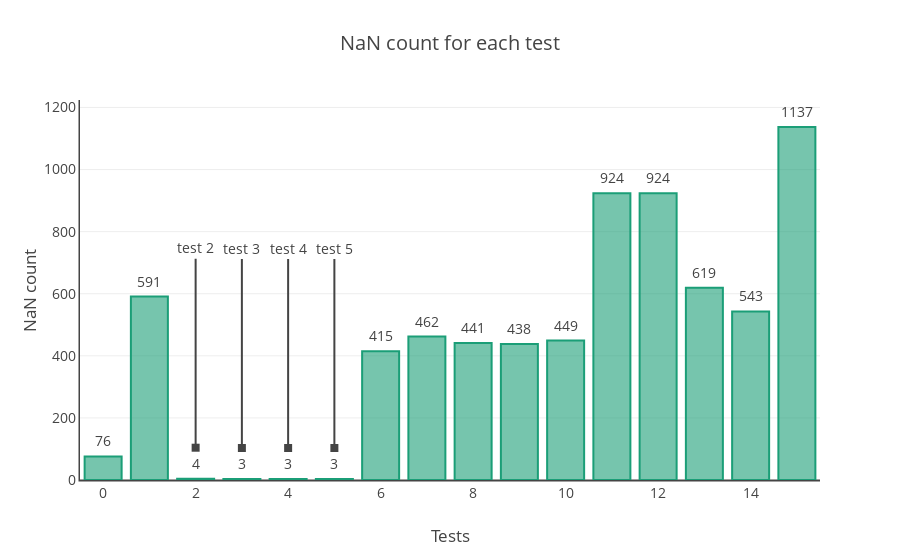

Here is the notebook cell this chart was saved with:
### Code cell
nan_count_bar = plot_count_nan(
    df_wide.iloc[:, df_wide.columns != 'muscle'],
    title='NaN count for each test',
    xtitle='Tests',
    ytitle='NaN count')
py.iplot(nan_count_bar, filename='mvc/nan_count_bar')

### Figure 1 — Plotly figure (JSON) as saved in the notebook; plotly's stock layout.template omitted (floating-point values rounded to 4 significant figures)
{"data": [{"marker": {"color": "rgba(27, 158, 119, 0.6)", "line": {"color": "rgba(27, 158, 119, 1.0)", "width": 2}}, "type": "bar", "x": ["0", "1", "2", "3", "4", "5", "6", "7", "8", "9", "10", "11", "12", "13", "14", "15"], "y": [76, 591, 4, 3, 3, 3, 415, 462, 441, 438, 449, 924, 924, 619, 543, 1137]}], "layout": {"annotations": [{"font": {"size": 14}, "showarrow": false, "text": 76, "x": "0", "y": 126}, {"font": {"size": 14}, "showarrow": false, "text": 591, "x": "1", "y": 641}, {"font": {"size": 14}, "showarrow": false, "text": 4, "x": "2", "y": 54}, {"arrowhead": 7, "ax": 0, "ay": -200, "font": {"size": 14}, "showarrow": true, "text": "test 2", "x": "2", "y": 104}, {"font": {"size": 14}, "showarrow": false, "text": 3, "x": "3", "y": 53}, {"arrowhead": 7, "ax": 0, "ay": -200, "font": {"size": 14}, "showarrow": true, "text": "test 3", "x": "3", "y": 103}, {"font": {"size": 14}, "showarrow": false, "text": 3, "x": "4", "y": 53}, {"arrowhead": 7, "ax": 0, "ay": -200, "font": {"size": 14}, "showarrow": true, "text": "test 4", "x": "4", "y": 103}, {"font": {"size": 14}, "showarrow": false, "text": 3, "x": "5", "y": 53}, {"arrowhead": 7, "ax": 0, "ay": -200, "font": {"size": 14}, "showarrow": true, "text": "test 5", "x": "5", "y": 103}, {"font": {"size": 14}, "showarrow": false, "text": 415, "x": "6", "y": 465}, {"font": {"size": 14}, "showarrow": false, "text": 462, "x": "7", "y": 512}, {"font": {"size": 14}, "showarrow": false, "text": 441, "x": "8", "y": 491}, {"font": {"size": 14}, "showarrow": false, "text": 438, "x": "9", "y": 488}, {"font": {"size": 14}, "showarrow": false, "text": 449, "x": "10", "y": 499}, {"font": {"size": 14}, "showarrow": false, "text": 924, "x": "11", "y": 974}, {"font": {"size": 14}, "showarrow": false, "text": 924, "x": "12", "y": 974}, {"font": {"size": 14}, "showarrow": false, "text": 619, "x": "13", "y": 669}, {"font": {"size": 14}, "showarrow": false, "text": 543, "x": "14", "y": 593}, {"font": {"size": 14}, "showarrow": false, "text": 1137, "x": "15", "y": 1187}], "font": {"size": 14}, "hovermode": "closest", "title": "NaN count for each test", "xaxis": {"linewidth": 1.5, "showline": true, "title": "Tests"}, "yaxis": {"linewidth": 1.5, "showline": true, "title": "NaN count"}}}
